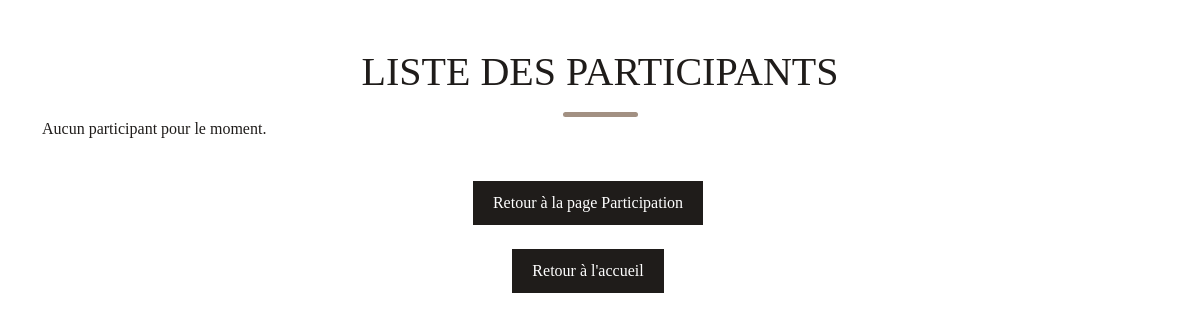
Page /php/listeParticipant.php on the earlier database version.
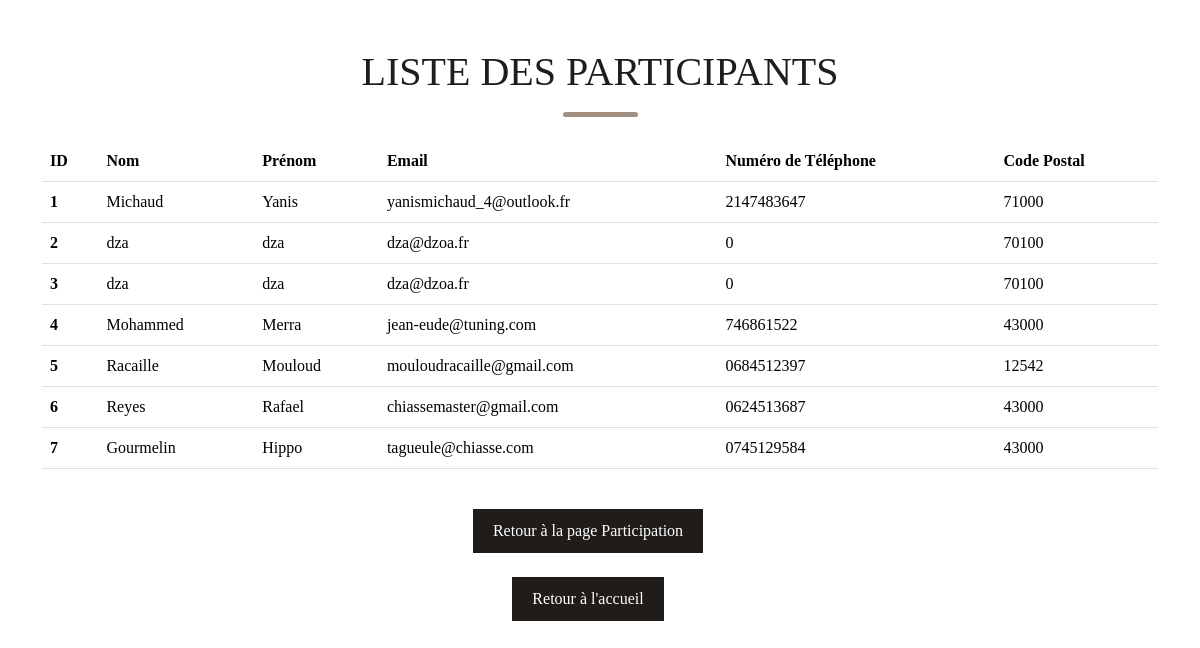
Same page on the later database version.
### tables this page shows
CREATE TABLE `participant` (
  `ID_participant` int(11) NOT NULL,
  `Nom_participant` varchar(50) NOT NULL,
  `Prenom_participant` varchar(50) NOT NULL,
  `email_participant` varchar(70) NOT NULL,
  `num_participant` varchar(20) NOT NULL,
  `CP_participant` int(10) NOT NULL
);

### php/listeParticipant.php (the view, shortened to what this page needs)
<?php
require_once '../php/Config.php';
try {
$pdo = new PDO("mysql:host=$host;dbname=$dbname;charset=utf8", $user, $password);
$requete = $pdo->query('SELECT * FROM participant');
$participant = $requete->fetchAll(PDO::FETCH_ASSOC);
} catch (PDOException $e) {
echo "Erreur : " . $e->getMessage();
}
?>
<!DOCTYPE html>
<html lang="fr">
<head>
<link href='../css/bootstrap.min.css' rel='stylesheet'>
<link href='../css/stylepages.css' rel='stylesheet'>
</head>
<body>
<div class="container mt-5">
<h1 class="titres">Liste des Participants</h1>
<div class="ligne-container"><div class="ligne-arrondie"></div></div>
<?php if (isset($participant) && !empty($participant)): ?>
    <table class="table mt-4">
        <thead>
            <tr>
                <th scope="col">ID</th>
                <th scope="col">Nom</th>
                <th scope="col">Prénom</th>
                <th scope="col">Email</th>
                <th scope="col">Numéro de Téléphone</th>
                <th scope="col">Code Postal</th>
            </tr>
        </thead>
        <tbody>
            <?php foreach ($participant as $participant): ?>
                <tr>
                    <th scope="row"><?php echo $participant['ID_participant']; ?></th>
                    <td><?php echo $participant['Nom_participant']; ?></td>
                    <td><?php echo $participant['Prenom_participant']; ?></td>
                    <td><?php echo $participant['email_participant']; ?></td>
                    <td><?php echo $participant['num_participant']; ?></td>
                    <td><?php echo $participant['CP_participant']; ?></td>
                </tr>
            <?php endforeach; ?>
        </tbody>
    </table>
<?php else: ?>
    <p>Aucun participant pour le moment.</p>
<?php endif; ?>
</div>
<div class='ligne-container'><a class='boutonresult NS bouton-fixe' href='../pages/participation.php'>Retour à la page Participation</a></div>
<div class='ligne-container'><a class='boutonresult NS bouton-fixe' href='../index.php'>Retour à l'accueil</a></div>
</body>
</html>

Differences in the rows shown:
added participant: ID_participant "1", Nom_participant "Michaud", Prenom_participant "Yanis", email_participant "yanismichaud_4@outlook.fr", num_participant "2147483647", CP_participant "71000"
added participant: ID_participant "2", Nom_participant "dza", Prenom_participant "dza", email_participant "dza@dzoa.fr", num_participant "0", CP_participant "70100"
added participant: ID_participant "3", Nom_participant "dza", Prenom_participant "dza", email_participant "dza@dzoa.fr", num_participant "0", CP_participant "70100"
added participant: ID_participant "4", Nom_participant "Mohammed", Prenom_participant "Merra", email_participant "jean-eude@tuning.com", num_participant "746861522", CP_participant "43000"
added participant: ID_participant "5", Nom_participant "Racaille", Prenom_participant "Mouloud", email_participant "mouloudracaille@gmail.com", num_participant "0684512397", CP_participant "12542"
added participant: ID_participant "6", Nom_participant "Reyes", Prenom_participant "Rafael", email_participant "chiassemaster@gmail.com", num_participant "0624513687", CP_participant "43000"
added participant: ID_participant "7", Nom_participant "Gourmelin", Prenom_participant "Hippo", email_participant "tagueule@chiasse.com", num_participant "0745129584", CP_participant "43000"
Other differences:
text no longer shown: "Aucun participant pour le moment."
text now shown: "ID Nom Prénom Email Numéro de Téléphone Code Postal"
